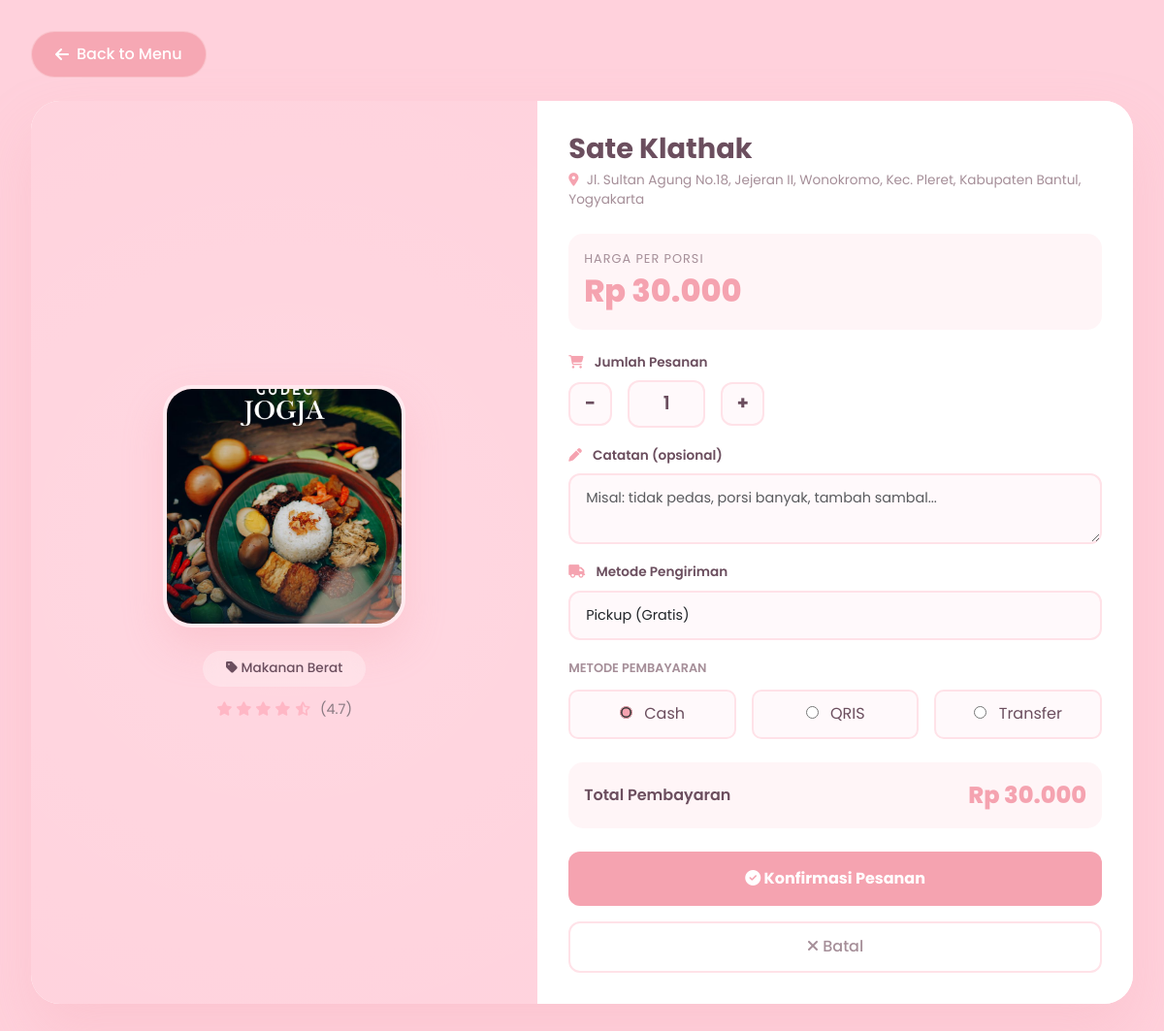
The page /order.php?id=7 (signed in) on the database its author committed.
### tables this page shows
CREATE TABLE `foods` (
  `id` int(11) NOT NULL,
  `name` varchar(100) NOT NULL,
  `description` text DEFAULT NULL,
  `price` decimal(10,2) DEFAULT NULL,
  `image` varchar(255) DEFAULT NULL,
  `category` varchar(50) DEFAULT NULL,
  `location` varchar(255) DEFAULT NULL,
  `rating` decimal(2,1) DEFAULT 0.0,
  `created_at` timestamp NOT NULL DEFAULT current_timestamp()
);

### order.php (the view, shortened to what this page needs)
<?php
require_once 'config/koneksi.php';
$food_id = isset($_GET['id']) ? (int)$_GET['id'] : 0;
$quantity = isset($_GET['quantity']) ? (int)$_GET['quantity'] : 1;
$query = "SELECT * FROM foods WHERE id = $food_id";
$result = mysqli_query($konek, $query);
$food = mysqli_fetch_assoc($result);
function getFoodImage($food_name) {
    $clean_name = strtolower(str_replace(' ', '', $food_name));
    return 'assets/gudeg.jpeg';
}
$delivery_method = isset($_POST['delivery_method']) ? $_POST['delivery_method'] : 'pickup';
$payment_method = isset($_POST['payment_method']) ? $_POST['payment_method'] : 'cash';
$notes = isset($_POST['notes']) ? trim($_POST['notes']) : '';
$delivery_fee = ($delivery_method == 'delivery') ? 10000 : 0;
$total = ($food['price'] * $quantity) + $delivery_fee;
?>
<!DOCTYPE html>
<html lang="id">
<head>
    <link href="https://cdn.jsdelivr.net/npm/bootstrap@5.3.0/dist/css/bootstrap.min.css" rel="stylesheet">
    <link rel="stylesheet" href="https://cdnjs.cloudflare.com/ajax/libs/font-awesome/6.4.0/css/all.min.css">
</head>
<body>
<div class="order-container">
    <a href="menu.php" class="back-btn">
        <i class="fas fa-arrow-left"></i> Back to Menu
    </a>
    <div class="order-card">
        <div class="food-preview">
            <img src="<?php echo getFoodImage($food['name']); ?>" alt="<?php echo htmlspecialchars($food['name']); ?>" class="food-image">
            <div class="food-category">
                <i class="fas fa-tag"></i> <?php echo htmlspecialchars($food['category']); ?>
            </div>
            <div class="food-rating">
                <?php for($i = 1; $i <= 5; $i++): ?>
                    <?php if($i <= $food['rating']): ?>
                        <i class="fas fa-star"></i>
                    <?php elseif($i - 0.5 <= $food['rating']): ?>
                        <i class="fas fa-star-half-alt"></i>
                    <?php else: ?>
                        <i class="far fa-star"></i>
                    <?php endif; ?>
                <?php endfor; ?>
                <span>(<?php echo number_format($food['rating'], 1); ?>)</span>
            </div>
        </div>
        <div class="order-form">
            <h2><?php echo htmlspecialchars($food['name']); ?></h2>
            <div class="food-location">
                <i class="fas fa-map-marker-alt"></i> <?php echo htmlspecialchars($food['location']); ?>
            </div>
            <div class="price-container">
                <div class="price-label">Harga per porsi</div>
                <div class="food-price">Rp <?php echo number_format($food['price'], 0, ',', '.'); ?></div>
            </div>
            <form method="POST" action="">
                <div class="form-group">
                    <label><i class="fas fa-shopping-cart"></i> Jumlah Pesanan</label>
                    <div class="quantity-wrapper">
                        <a href="?id=<?php echo $food_id; ?>&quantity=<?php echo max(1, $quantity-1); ?>" class="quantity-btn">-</a>
                        <span class="quantity-value"><?php echo $quantity; ?></span>
                        <a href="?id=<?php echo $food_id; ?>&quantity=<?php echo min(99, $quantity+1); ?>" class="quantity-btn">+</a>
                    </div>
                </div>
                <div class="form-group">
                    <label><i class="fas fa-pen"></i> Catatan (opsional)</label>
                    <textarea name="notes" class="form-control" rows="2" placeholder="Misal: tidak pedas, porsi banyak, tambah sambal..."><?php echo htmlspecialchars($notes); ?></textarea>
                </div>
                <div class="form-group">
                    <label><i class="fas fa-truck"></i> Metode Pengiriman</label>
                    <select name="delivery_method" class="form-select" onchange="this.form.submit()">
                        <option value="pickup" <?php echo $delivery_method == 'pickup' ? 'selected' : ''; ?>>Pickup (Gratis)</option>
                    </select>
                </div>
                <div class="payment-methods">
                    <div class="payment-title">Metode Pembayaran</div>
                    <div class="payment-options">
                        <label class="payment-option">
                            <input type="radio" name="payment_method" value="cash" <?php echo $payment_method == 'cash' ? 'checked' : ''; ?>> Cash
                        </label>
                        <label class="payment-option">
                            <input type="radio" name="payment_method" value="qris" <?php echo $payment_method == 'qris' ? 'checked' : ''; ?>> QRIS
                        </label>
                        <label class="payment-option">
                            <input type="radio" name="payment_method" value="transfer" <?php echo $payment_method == 'transfer' ? 'checked' : ''; ?>> Transfer
                        </label>
                    </div>
                </div>
                <div class="total-section">
                    <span class="total-label">Total Pembayaran</span>
                    <span class="total-amount">
                        Rp <?php echo number_format($total, 0, ',', '.'); ?>
                    </span>
                </div>
                <button type="submit" name="confirm_order" class="btn-order">
                    <i class="fas fa-check-circle"></i> Konfirmasi Pesanan
                </button>
                <a href="menu.php" class="btn-cancel">
                    <i class="fas fa-times"></i> Batal
                </a>
            </form>
        </div>
    </div>
</div>
</body>
</html>

### order.php (style rules this page uses)
* { margin: 0; padding: 0; box-sizing: border-box; }
body { font-family: 'Poppins', sans-serif; background: #FFD1DC; min-height: 100vh; padding: 2rem; }
.order-container { max-width: 1200px; margin: 0 auto; }
.back-btn { display: inline-flex; align-items: center; gap: 0.5rem; background: rgba(245,163,176,0.9); backdrop-filter: blur(10px); padding: 0.7rem 1.5rem; border-radius: 50px; color: white; text-decoration: none; font-weight: 500; margin-bottom: 1.5rem; transition: all 0.3s; border: 1px solid rgba(255,255,255,0.3); }
.order-card { background: white; border-radius: 30px; overflow: hidden; box-shadow: 0 30px 60px rgba(245,163,176,0.25); display: flex; flex-wrap: wrap; }
.food-preview { flex: 1; min-width: 300px; background: #FFD1DC; padding: 2rem; display: flex; flex-direction: column; align-items: center; justify-content: center; position: relative; overflow: hidden; }
.food-preview::before { content: ''; position: absolute; width: 200%; height: 200%; background: radial-gradient(circle, rgba(255,255,255,0.15) 0%, transparent 70%); animation: rotate 20s linear infinite; }
.food-image { width: 250px; height: 250px; border-radius: 30px; object-fit: cover; box-shadow: 0 20px 40px rgba(245,163,176,0.3); position: relative; z-index: 2; border: 4px solid rgba(255,255,255,0.5); }
.food-category { position: relative; z-index: 2; margin-top: 1.5rem; background: rgba(255,255,255,0.3); backdrop-filter: blur(10px); padding: 0.5rem 1.5rem; border-radius: 50px; color: #6B4E5E; font-size: 0.85rem; font-weight: 500; }
.food-rating { position: relative; z-index: 2; margin-top: 0.8rem; color: #FFB7C5; font-size: 0.9rem; }
.food-rating span { color: #8A7A82; margin-left: 0.3rem; }
.order-form { flex: 1.2; min-width: 350px; padding: 2rem; background: white; }
.order-form h2 { font-size: 1.8rem; font-weight: 700; color: #6B4E5E; margin-bottom: 0.3rem; }
.food-location { color: #A58E98; font-size: 0.85rem; margin-bottom: 1.5rem; }
.food-location i { color: #F5A3B0; margin-right: 0.3rem; }
.price-container { background: #FFF5F7; padding: 1rem; border-radius: 15px; margin-bottom: 1.5rem; }
.price-label { font-size: 0.8rem; color: #A58E98; text-transform: uppercase; letter-spacing: 1px; }
.food-price { font-size: 2rem; font-weight: 800; color: #F5A3B0; }
.form-group { margin-bottom: 1.2rem; }
.form-group label { display: block; font-weight: 600; color: #6B4E5E; margin-bottom: 0.5rem; font-size: 0.85rem; }
.form-group label i { color: #F5A3B0; margin-right: 0.5rem; }
.form-control, .form-select { border-radius: 12px; border: 2px solid #FFE2E8; padding: 0.8rem 1rem; font-size: 0.9rem; transition: all 0.3s; width: 100%; background: #FFF9FB; }
.quantity-wrapper { display: flex; align-items: center; gap: 1rem; }
.quantity-btn { width: 45px; height: 45px; border-radius: 12px; background: #FFF9FB; border: 2px solid #FFE2E8; font-size: 1.2rem; font-weight: bold; display: inline-flex; align-items: center; justify-content: center; text-decoration: none; color: #6B4E5E; transition: all 0.3s; }
.quantity-value { font-size: 1.2rem; font-weight: 600; padding: 0.5rem 1rem; background: #FFF9FB; border-radius: 12px; border: 2px solid #FFE2E8; min-width: 80px; text-align: center; color: #6B4E5E; }
.total-section { background: #FFF5F7; padding: 1rem; border-radius: 15px; margin: 1.5rem 0; display: flex; justify-content: space-between; align-items: center; }
.total-label { font-weight: 600; color: #6B4E5E; }
.total-amount { font-size: 1.5rem; font-weight: 800; color: #F5A3B0; }
.btn-order { width: 100%; background: #F5A3B0; border: none; padding: 1rem; border-radius: 12px; color: white; font-weight: 700; font-size: 1rem; transition: all 0.3s; margin-bottom: 1rem; cursor: pointer; }
.btn-cancel { width: 100%; background: transparent; border: 2px solid #FFE2E8; padding: 0.8rem; border-radius: 12px; color: #A58E98; font-weight: 500; transition: all 0.3s; cursor: pointer; text-align: center; display: inline-block; text-decoration: none; }
.payment-methods { margin: 1rem 0; }
.payment-title { font-size: 0.8rem; font-weight: 600; color: #A58E98; margin-bottom: 0.8rem; text-transform: uppercase; }
.payment-options { display: flex; gap: 1rem; flex-wrap: wrap; }
.payment-option { flex: 1; padding: 0.7rem; border-radius: 10px; background: #FFF9FB; border: 2px solid #FFE2E8; transition: all 0.3s; cursor: pointer; text-align: center; color: #6B4E5E; }
.payment-option input { margin-right: 0.5rem; accent-color: #F5A3B0; }

### rows shown on the page
foods: category "Makanan Berat", rating "4.7", name "Sate Klathak", location "Jl. Sultan Agung No.18, Jejeran II, Wonokromo, Kec. Pleret, Kabupaten Bantul, Yogyakarta", price "30.000"

### other values the page prints
$quantity "1"
